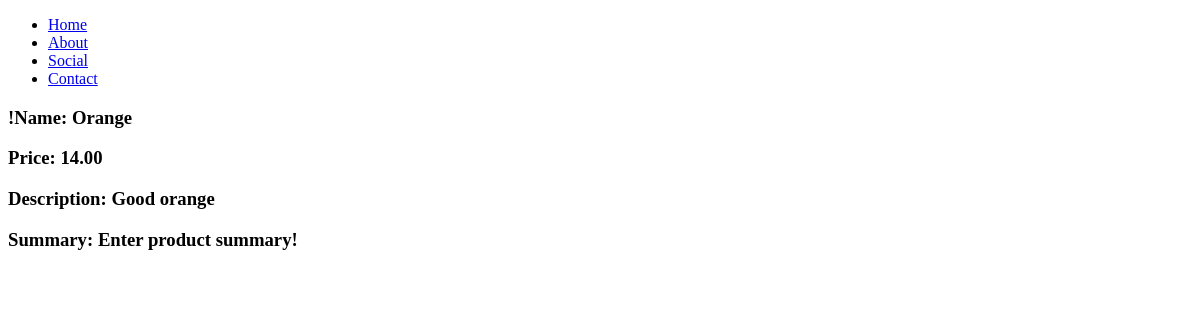
The page /products/2/ on the database as committed earlier.
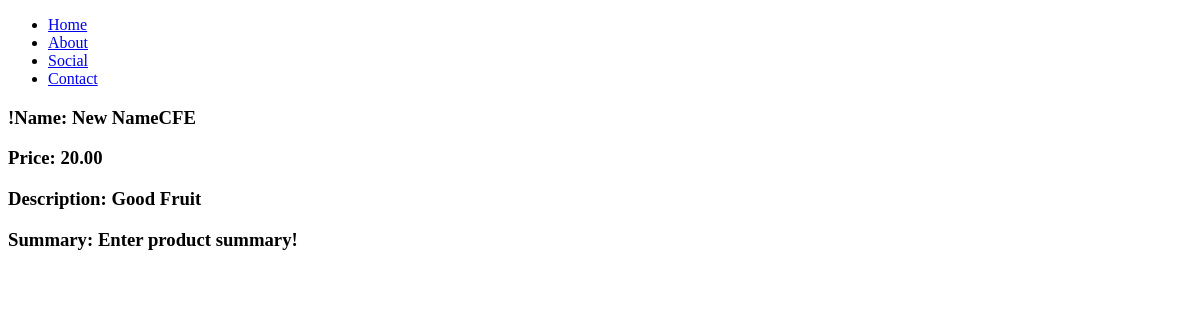
The same page on the database as committed later.
### products/models.py (models this page shows, shortened)
class Product(models.Model):
    name        = models.CharField(max_length=120)
    description = models.TextField(blank=True, null=True)
    price       = models.DecimalField(decimal_places=2, max_digits=10000)
    summary     = models.TextField(blank=True, null=False)
    featured    = models.BooleanField(default=True) # null=True, default=True

### products/views.py (the view)
# urls.py: path('<int:id>/', product_detail_view, name="product_detail"),
def product_detail_view(request, id):
    product = Product.objects.get(id = id)
    context = {
       "product": product
    }
    return render(request, "products/product_detail.html", context)

### products/templates/products/product_detail.html
{% extends 'base.html' %}
{% block content %}
<h3>!Name: {{product.name}}</h3>
<h3>Price: {{product.price}}</h3>
<h3>Description: {{product.description}}</h3>
<h3>Summary: {{product.summary}}</h3>
{% endblock%}

### templates/base.html (shortened to what this page needs)
<!DOCTYPE html>
<html lang="en">
<head>
</head>
<body>
    {% include 'navbar.html' %}
    {% block content %}
    {% endblock %}
</body>
</html>

### templates/navbar.html
<nav>
    <ul>
        <li><a href="#">Home</a></li>
        <li><a href="#">About</a></li>
        <li><a href="#">Social</a></li>
        <li><a href="#">Contact</a></li>
    </ul>
</nav>

Rows that differ between the two databases and show on the page:
changed Product "Enter product summary!": name "Orange" → "New NameCFE"; price "14.00" → "20.00"; description "Good orange" → "Good Fruit"
